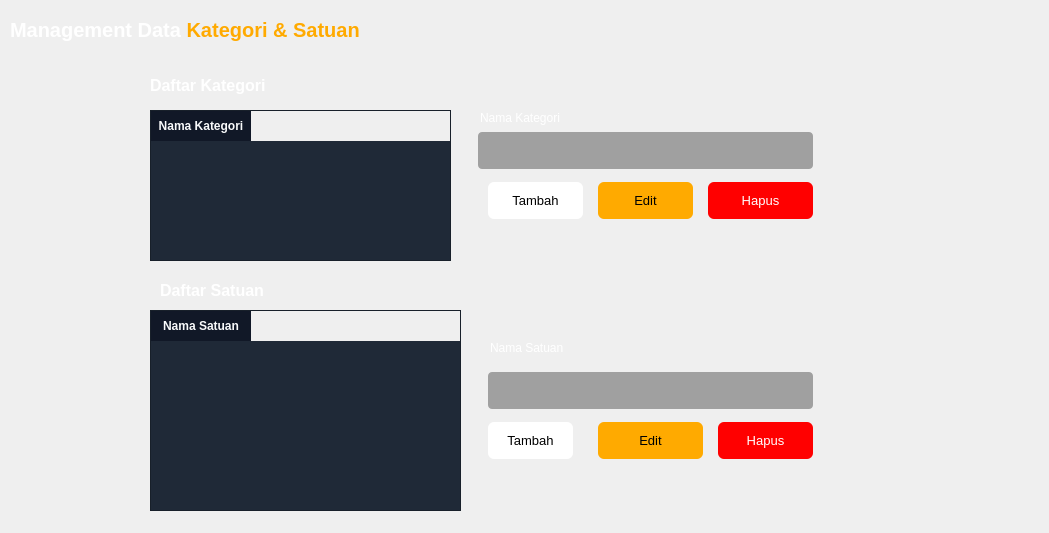
<?xml version="1.0" encoding="UTF-8"?>
<ui version="4.0">
 <class>Form</class>
 <widget class="QWidget" name="Form">
  <property name="geometry">
   <rect>
    <x>0</x>
    <y>0</y>
    <width>1049</width>
    <height>533</height>
   </rect>
  </property>
  <property name="windowTitle">
   <string>Form</string>
  </property>
  <widget class="QLabel" name="label_8">
   <property name="geometry">
    <rect>
     <x>10</x>
     <y>0</y>
     <width>481</width>
     <height>61</height>
    </rect>
   </property>
   <property name="font">
    <font>
     <pointsize>15</pointsize>
     <weight>75</weight>
     <bold>true</bold>
    </font>
   </property>
   <property name="styleSheet">
    <string notr="true">color: rgb(255, 255, 255);</string>
   </property>
   <property name="text">
    <string>&lt;html&gt;&lt;head/&gt;&lt;body&gt;&lt;p&gt;&lt;span style=&quot; color:#ffffff;&quot;&gt;Management Data &lt;/span&gt;&lt;span style=&quot; color:#ffaa00;&quot;&gt;Kategori &amp;amp; Satuan&lt;/span&gt;&lt;/p&gt;&lt;/body&gt;&lt;/html&gt;</string>
   </property>
  </widget>
  <widget class="QTableWidget" name="tableWidget_kategori">
   <property name="enabled">
    <bool>true</bool>
   </property>
   <property name="geometry">
    <rect>
     <x>150</x>
     <y>110</y>
     <width>301</width>
     <height>151</height>
    </rect>
   </property>
   <property name="styleSheet">
    <string notr="true">QTableWidget {
    background-color: #1f2937;      /* body gelap */
    color: #f1f5f9;                 /* text isi tabel */
    gridline-color: #374151;
    selection-background-color: #2563eb;
    selection-color: white;
}

/* Header kolom */
QHeaderView::section {
    background-color: #111827;      /* header lebih gelap */
    color: #f9fafb;                 /* text header putih */
    padding: 6px;
    border: none;
    font-weight: bold;
}

/* Alternating row */
QTableWidget::item:alternate {
    background-color: #111827;
}

/* Hover row */
QTableWidget::item:hover {
    background-color: #374151;
}</string>
   </property>
   <column>
    <property name="text">
     <string>Nama Kategori</string>
    </property>
   </column>
  </widget>
  <widget class="QLabel" name="label_10">
   <property name="geometry">
    <rect>
     <x>150</x>
     <y>70</y>
     <width>191</width>
     <height>31</height>
    </rect>
   </property>
   <property name="font">
    <font>
     <pointsize>12</pointsize>
     <weight>75</weight>
     <bold>true</bold>
    </font>
   </property>
   <property name="styleSheet">
    <string notr="true">color: rgb(255, 255, 255);</string>
   </property>
   <property name="text">
    <string>Daftar Kategori</string>
   </property>
  </widget>
  <widget class="QPushButton" name="hapus_kategori">
   <property name="geometry">
    <rect>
     <x>700</x>
     <y>180</y>
     <width>121</width>
     <height>41</height>
    </rect>
   </property>
   <property name="styleSheet">
    <string notr="true">QPushButton {
	color: rgb(255, 255, 255);
	background-color: rgb(255, 0, 0);
    border: none;
    text-align: center;
    font-size: 10pt;
    border-radius: 6px;  /* Radius sedang, tidak terlalu bulat */
    margin: 2px 8px;
}</string>
   </property>
   <property name="text">
    <string>Hapus</string>
   </property>
  </widget>
  <widget class="QLineEdit" name="lineEdit_kategori">
   <property name="geometry">
    <rect>
     <x>470</x>
     <y>130</y>
     <width>351</width>
     <height>41</height>
    </rect>
   </property>
   <property name="styleSheet">
    <string notr="true">QLineEdit {
    background-color: #a0a0a0;
    border: none;
    text-align: center;
    font-size: 10pt;
    border-radius: 4px;  /* Radius sedang, tidak terlalu bulat */
    margin: 2px 8px;
    color: #ffffff;
    padding-left: 5px;
}


</string>
   </property>
  </widget>
  <widget class="QPushButton" name="edit_kategori">
   <property name="geometry">
    <rect>
     <x>590</x>
     <y>180</y>
     <width>111</width>
     <height>41</height>
    </rect>
   </property>
   <property name="styleSheet">
    <string notr="true">QPushButton {
	background-color: rgb(255, 170, 0);
    border: none;
    text-align: center;
    font-size: 10pt;
    border-radius: 6px;  /* Radius sedang, tidak terlalu bulat */
    margin: 2px 8px;
    color: rgb(0,0,0);
}</string>
   </property>
   <property name="text">
    <string>Edit</string>
   </property>
  </widget>
  <widget class="QLabel" name="label">
   <property name="geometry">
    <rect>
     <x>480</x>
     <y>110</y>
     <width>121</width>
     <height>16</height>
    </rect>
   </property>
   <property name="font">
    <font>
     <pointsize>9</pointsize>
    </font>
   </property>
   <property name="text">
    <string>&lt;html&gt;&lt;head/&gt;&lt;body&gt;&lt;p&gt;&lt;span style=&quot; color:#ffffff;&quot;&gt;Nama Kategori&lt;/span&gt;&lt;/p&gt;&lt;/body&gt;&lt;/html&gt;</string>
   </property>
  </widget>
  <widget class="QPushButton" name="tambah_kategori">
   <property name="geometry">
    <rect>
     <x>480</x>
     <y>180</y>
     <width>111</width>
     <height>41</height>
    </rect>
   </property>
   <property name="styleSheet">
    <string notr="true">QPushButton {
    background-color: rgb(255, 255, 255);
    border: none;
    text-align: center;
    font-size: 10pt;
    border-radius: 6px;  /* Radius sedang, tidak terlalu bulat */
    margin: 2px 8px;
    color: rgb(0,0,0);
}</string>
   </property>
   <property name="text">
    <string>Tambah</string>
   </property>
  </widget>
  <widget class="QTableWidget" name="tableWidget_satuan">
   <property name="enabled">
    <bool>true</bool>
   </property>
   <property name="geometry">
    <rect>
     <x>150</x>
     <y>310</y>
     <width>311</width>
     <height>201</height>
    </rect>
   </property>
   <property name="styleSheet">
    <string notr="true">QTableWidget {
    background-color: #1f2937;      /* body gelap */
    color: #f1f5f9;                 /* text isi tabel */
    gridline-color: #374151;
    selection-background-color: #2563eb;
    selection-color: white;
}

/* Header kolom */
QHeaderView::section {
    background-color: #111827;      /* header lebih gelap */
    color: #f9fafb;                 /* text header putih */
    padding: 6px;
    border: none;
    font-weight: bold;
}

/* Alternating row */
QTableWidget::item:alternate {
    background-color: #111827;
}

/* Hover row */
QTableWidget::item:hover {
    background-color: #374151;
}</string>
   </property>
   <column>
    <property name="text">
     <string>Nama Satuan</string>
    </property>
   </column>
  </widget>
  <widget class="QLabel" name="label_11">
   <property name="geometry">
    <rect>
     <x>160</x>
     <y>280</y>
     <width>151</width>
     <height>20</height>
    </rect>
   </property>
   <property name="font">
    <font>
     <pointsize>12</pointsize>
     <weight>75</weight>
     <bold>true</bold>
    </font>
   </property>
   <property name="styleSheet">
    <string notr="true">color: rgb(255, 255, 255);</string>
   </property>
   <property name="text">
    <string>Daftar Satuan</string>
   </property>
  </widget>
  <widget class="QPushButton" name="hapus_satuan">
   <property name="geometry">
    <rect>
     <x>710</x>
     <y>420</y>
     <width>111</width>
     <height>41</height>
    </rect>
   </property>
   <property name="styleSheet">
    <string notr="true">QPushButton {
	color: rgb(255, 255, 255);
	background-color: rgb(255, 0, 0);
    border: none;
    text-align: center;
    font-size: 10pt;
    border-radius: 6px;  /* Radius sedang, tidak terlalu bulat */
    margin: 2px 8px;
}</string>
   </property>
   <property name="text">
    <string>Hapus</string>
   </property>
  </widget>
  <widget class="QLineEdit" name="lineEdit_satuan">
   <property name="geometry">
    <rect>
     <x>480</x>
     <y>370</y>
     <width>341</width>
     <height>41</height>
    </rect>
   </property>
   <property name="styleSheet">
    <string notr="true">QLineEdit {
    background-color: #a0a0a0;
    border: none;
    text-align: center;
    font-size: 10pt;
    border-radius: 4px;  /* Radius sedang, tidak terlalu bulat */
    margin: 2px 8px;
    color: #ffffff;
    padding-left: 5px;
}


</string>
   </property>
  </widget>
  <widget class="QLabel" name="label_2">
   <property name="geometry">
    <rect>
     <x>490</x>
     <y>340</y>
     <width>101</width>
     <height>16</height>
    </rect>
   </property>
   <property name="font">
    <font>
     <pointsize>9</pointsize>
    </font>
   </property>
   <property name="styleSheet">
    <string notr="true">color: rgb(255, 255, 255);</string>
   </property>
   <property name="text">
    <string>Nama Satuan</string>
   </property>
  </widget>
  <widget class="QPushButton" name="tambah_satuan">
   <property name="geometry">
    <rect>
     <x>480</x>
     <y>420</y>
     <width>101</width>
     <height>41</height>
    </rect>
   </property>
   <property name="styleSheet">
    <string notr="true">QPushButton {
    background-color: rgb(255, 255, 255);
    border: none;
    text-align: center;
    font-size: 10pt;
    border-radius: 6px;  /* Radius sedang, tidak terlalu bulat */
    margin: 2px 8px;
    color: rgb(0,0,0);
}</string>
   </property>
   <property name="text">
    <string>Tambah</string>
   </property>
  </widget>
  <widget class="QPushButton" name="edit_satuan">
   <property name="geometry">
    <rect>
     <x>590</x>
     <y>420</y>
     <width>121</width>
     <height>41</height>
    </rect>
   </property>
   <property name="styleSheet">
    <string notr="true">QPushButton {
	background-color: rgb(255, 170, 0);
    border: none;
    text-align: center;
    font-size: 10pt;
    border-radius: 6px;  /* Radius sedang, tidak terlalu bulat */
    margin: 2px 8px;
    color: rgb(0,0,0);
}</string>
   </property>
   <property name="text">
    <string>Edit</string>
   </property>
  </widget>
 </widget>
 <resources/>
 <connections/>
</ui>
